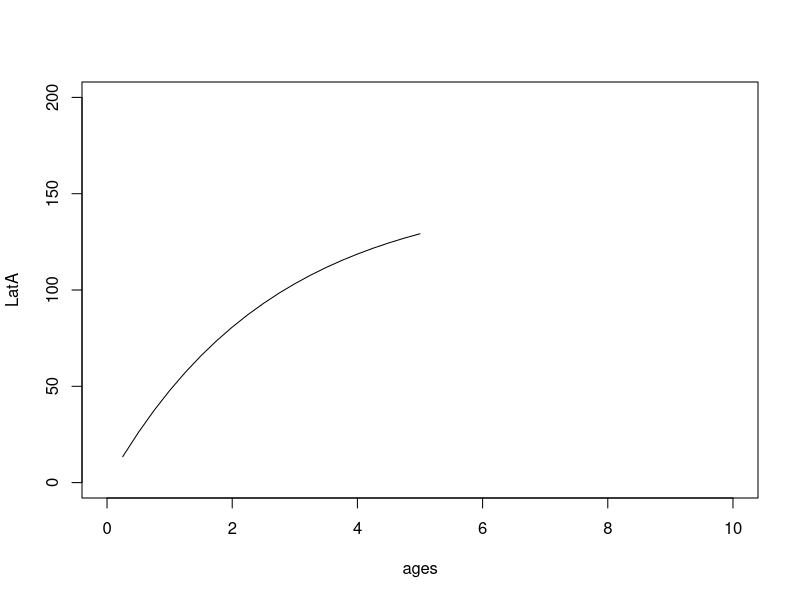
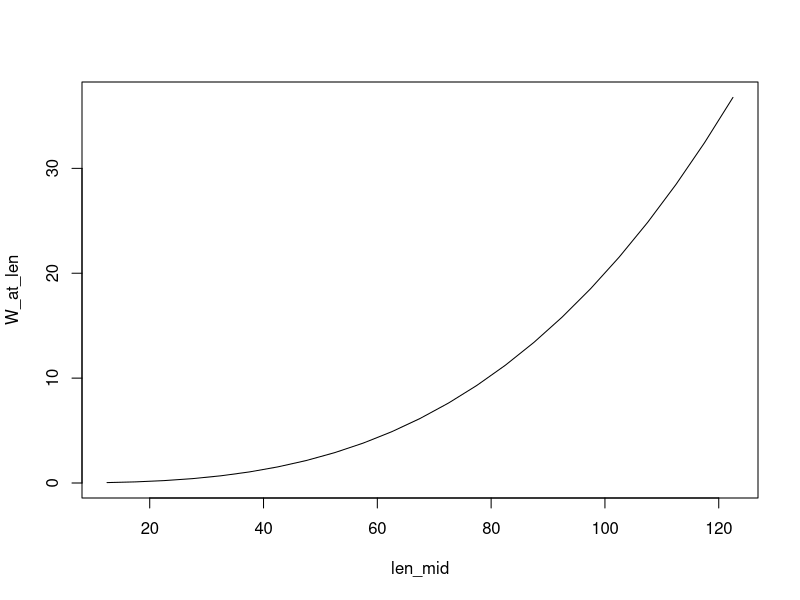
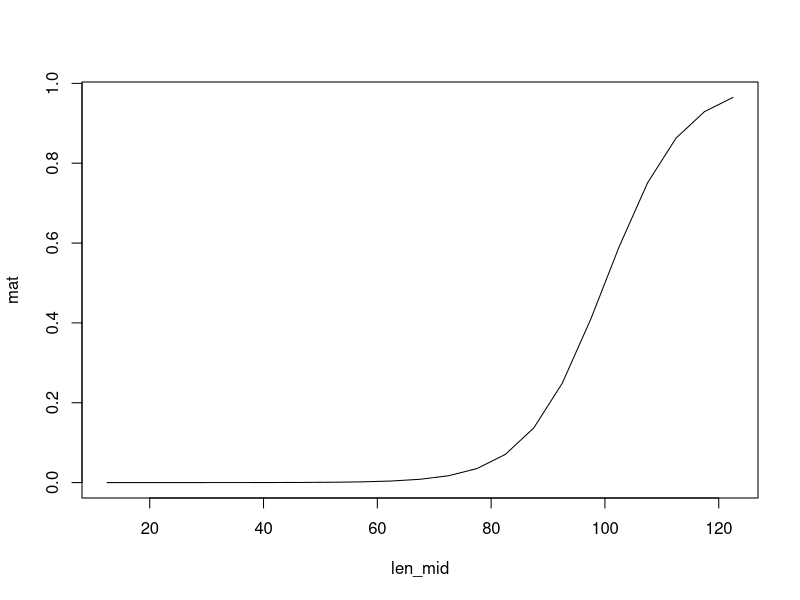
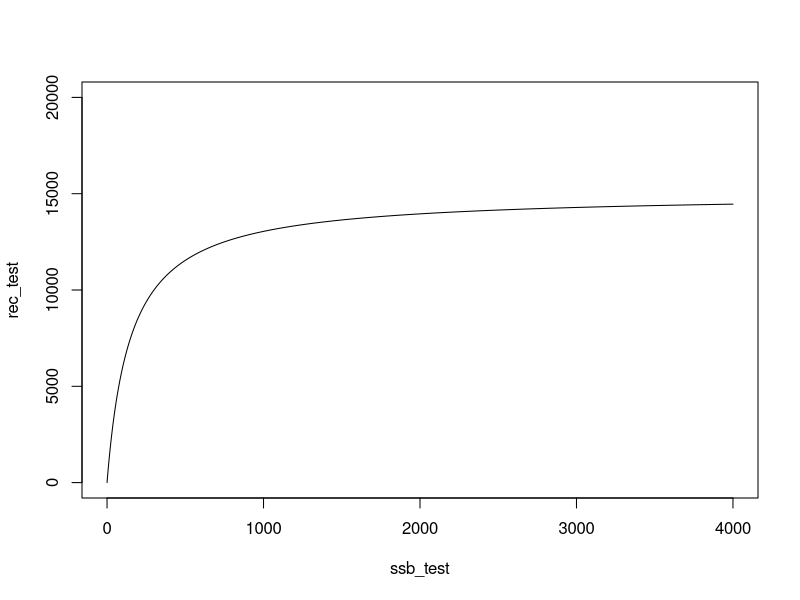
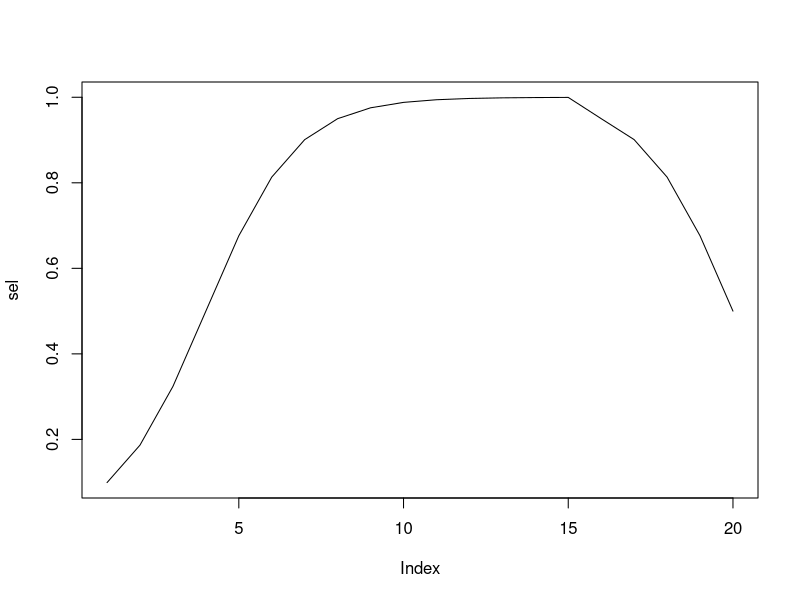

Generate these figures, in order, with R:
#
# operating model M12: Tuna, Dome shape, Age-dependent
#-----------------------------------------------------
#---------------------------------------------------

# define functions
VB_func<-function(Linf,k,t0,age)
{
  Lt = Linf*(1-exp(-k*(age-t0))) # po is the length of age 0 fish.
  return(Lt)
}

mat_func<-function(L50,L95,length)
{
  b1=log(0.95/0.05)/(L95-L50)
  bo = -L50*b1
  logit_pt =  bo+b1*length
  matp= exp(logit_pt)/(1+exp(logit_pt))
  return(matp)
}

#---------------------------------------------------------------------------------
# define biological and fishing variables

nyear<-100 # number of years
rec.age<-0.25 # the age of recruitment to fishery (one quater)
first.year<-2020 # the first year of projection

# biological variables
max_age<-5 # number of ages

ages<-seq(rec.age,max_age,0.25) # list of ages in the simulation
years<-c(first.year:(first.year+nyear-1)) # list of years in the simulation

nage=length(ages)

len_mid<-seq(12.5,122.5,5)
len_border<-seq(10,125,5)
len_border[1]=-Inf
len_border[length(len_border)]=Inf
nlen<-length(len_mid)
len_lower=len_border[1:nlen]
len_upper=len_border[2:(nlen+1)]

M=0.2 # quaterly natural mortality
init_Z=0.1 # initial total mortality lead to equilibrium age structure

vbk=0.38
Linf=152
t0=1/Linf

LatA=VB_func(Linf,vbk,t0,ages)
plot(ages,LatA,type="l",ylim=c(0,200),xlim=c(0,10))

# weigth at length
a=2e-5; b=3
W_at_len = a*(len_mid^b)
plot(len_mid,W_at_len,type="l")

# maturation at length
mat_L50=100; mat_L95=120
mat=mat_func(mat_L50,mat_L95,len_mid)

plot(len_mid,mat,type="l")

cv_L=0.2 # the coefficient of variance in length at age at the beginning year
cv_inc=0.3 # the coefficient of variance in growth increment

std_logR=0.5 # standard deviation of recruitment
std_logN0=0.3 # standar deviation of initial number at age

# SR relationship (BH model) aS/(b+S)
alpha=15000
beta=150

ssb_test=seq(0,4000,1)
rec_test=alpha*ssb_test/(beta+ssb_test)

plot(ssb_test,rec_test,ylim=c(0,20000),type="l")

# age-length tansition matrix
pla=matrix(NA,nrow=nage,ncol=nlen) # transfer age to length
ml=VB_func(Linf,vbk,t0,ages)
sl=cv_L*ml
for(i in 1:nlen){
  pla[,i]=pnorm(len_border[i+1],ml,sl)-pnorm(len_border[i],ml,sl)
}

# survey variables

std_SN=0.1 # survey measurement error

q_surv_L50=30 # survey catchability at length
q_surv_L95=50
q_surv=mat_func(q_surv_L50,q_surv_L95,len_mid)

# fishing variable

sel=c(mat_func(1,2,ages[1:15]),mat_func(5,4,ages[16:20])) # dome shape double logistic equation
plot(sel,type="l")

#-------------------------------------------------------------------------------------------------
# start the simulation
setwd("E:\\simulation study\\operating models\\M12")

for(iter in 4:100){
  
  # to mimic continuous recruitment, tuna population dynamics is modelled as quater time step
  nstep=nyear*4
  
  # recruitment
  Rec<-rep(NA,nstep)
  R_init=10000 # initial number of recruitment(unit in '000)
  set.seed(iter)
  dev_logR = arima.sim(list(order=c(1,0,0), ar=0.1), n=nstep)*std_logR # std of rec is 0.2
  for(i in 1:nstep){
    Rec[i]<-exp(log(R_init)+dev_logR[i])
  }
  
  # mortality
  Z_at_age<-matrix(NA,nrow=nstep,ncol=nage) # total mortality at age
  F_at_age<-matrix(NA,nrow=nstep,ncol=nage) # fishing mortality at age
  M_at_age<-matrix(M,nrow=nstep,ncol=nage) # natural mortality at age
  set.seed(iter)
  F_yr<-0.2*exp(arima.sim(list(order=c(1,0,0), ar=0.75), n=nstep)*0.2) # annual fishing mortality
  for(i in 1:nstep){
    F_at_age[i,]<-F_yr[i]*sel
    Z_at_age[i,]<-F_at_age[i,]+M_at_age[i,]
  }
  
  # first year age structure
  set.seed(iter)
  N0_at_age = rep(NA,nage)
  dev_logN0 = rnorm((nage-1),0,std_logN0) # std of N0 is 0.3
  N0_at_age[1]<-Rec[1]
  for(i in 2:nage){
    N0_at_age[i]=N0_at_age[i-1]*exp(-init_Z+dev_logN0[i-1])
  }
  
  # age-based cohort dynamics
  
  # define variables
  N_at_age<-matrix(NA,nrow=nstep,ncol=nage) # abundance at age
  N_at_len<-matrix(NA,nrow=nstep,ncol=nlen) # abundance at length
  B_at_len<-matrix(NA,nrow=nstep,ncol=nlen) # biomass at length
  SB_at_len<-matrix(NA,nrow=nstep,ncol=nlen) # spawning biomass at length
  CN_at_age<-matrix(NA,nrow=nstep,ncol=nage) # catch number at age
  CN_at_len<-matrix(NA,nrow=nstep,ncol=nlen) # catch number at length
  CB_at_len<-matrix(NA,nrow=nstep,ncol=nlen) # catch biomass at length
  SSB=rep(NA,nstep)
  TN=rep(NA,nstep)
  TB=rep(NA,nstep)
  CN=rep(NA,nstep)
  CB=rep(NA,nstep)
  
  # Initialization
  N_at_age[1,]=N0_at_age
  N_at_len[1,]=N_at_age[1,]%*%pla
  B_at_len[1,]=N_at_len[1,]*W_at_len
  SB_at_len[1,]=B_at_len[1,]*mat
  SSB[1]=sum(SB_at_len[1,])
  
  # forward dynamics
  for(i in 2:nstep)
  {
    # recruitment process
    logR=log(alpha*SSB[i-1]/(beta + SSB[i-1])) # BH model
    Rec[i]<-exp(logR+dev_logR[i]) # add autocorrelated error
    N_at_age[i,1]<-Rec[i]
    
    for(j in 2:(nage-1))
    {
      # survival process
      N_at_age[i,j]<-N_at_age[i-1,j-1]*exp(-Z_at_age[i-1,j-1])
    }
    # plus group
    N_at_age[i,nage]<-N_at_age[i-1,nage-1]*exp(-Z_at_age[i-1,nage-1]) + N_at_age[i-1,nage]*exp(-Z_at_age[i-1,nage])
    
    N_at_len[i,]=N_at_age[i,]%*%pla
    B_at_len[i,]=N_at_len[i,]*W_at_len
    SB_at_len[i,]=B_at_len[i,]*mat
    SSB[i]=sum(SB_at_len[i,])
    
  }
  
  # derive other quantities
  for(i in 1:nstep)
  {
    for(j in 1:nage)
    {
      CN_at_age[i,j]=N_at_age[i,j]*(1-exp(-Z_at_age[i,j]))*(F_at_age[i,j]/Z_at_age[i,j])
    }
    CN_at_len[i,]=CN_at_age[i,]%*%pla
    CB_at_len[i,]=CN_at_len[i,]*W_at_len
    TN[i]=sum(N_at_len[i,])
    TB[i]=sum(B_at_len[i,])
    CN[i]=sum(CN_at_len[i,])
    CB[i]=sum(CB_at_len[i,])
  }
  
  # calculate research vessel survey index
  
  RVN_at_len=matrix(NA,nrow=nstep,ncol=nlen)
  RVB_at_len=matrix(NA,nrow=nstep,ncol=nlen)
  
  set.seed(iter)
  surv_error<-rnorm(nstep,0,std_SN)
  for(i in 1:nstep)
  {
    RVN_at_len[i,]=N_at_len[i,]*q_surv*exp(surv_error[i])
    RVB_at_len[i,]=RVN_at_len[i,]*W_at_len
  }
  
  for(i in 1:nstep)
  {
    for(j in 1:nlen)
    {
      if(RVN_at_len[i,j]<1e-6){RVN_at_len[i,j]=1e-6}
    }
  }
  
  RVN=rowSums(RVN_at_len)
  RVB=rowSums(RVB_at_len)
  
  sim.data=list(
    SN_at_len = RVN_at_len[381:400,],
    q_surv = q_surv,
    len_mid = len_mid,
    nstep=(nyear-95)*4,
    nage=nage,
    nlen=nlen,
    ages=seq(0.25,5,0.25),
    weight=matrix(rep(W_at_len,(nyear-95)*4),nrow=nlen,ncol=(nyear-95)*4),
    mat=matrix(rep(mat,(nyear-95)*4),nrow=nlen,ncol=(nyear-95)*4),
    
    sel = sel,
    F_at_age = F_at_age[381:400,],
    M_at_age = M_at_age[381:400,],
    N_at_len = N_at_len[381:400,],
    N_at_age = N_at_age[381:400,],
    B_at_len = B_at_len[381:400,],
    SB_at_len = SB_at_len[381:400,],
    CN_at_len = CN_at_len[381:400,],
    CN_at_age = CN_at_age[381:400,],
    CB_at_len = CB_at_len[381:400,],
    RVN_at_len = RVN_at_len[381:400,],
    RVB_at_len = RVB_at_len[381:400,],
    Rec = N_at_age[381:400,1],
    TN = TN[381:400],
    TB = TB[381:400],
    CN = CN[381:400],
    CB = CB[381:400],
    SSB = SSB[381:400]
  )
  
  save(sim.data,file=paste0("sim_rep",iter))
}
